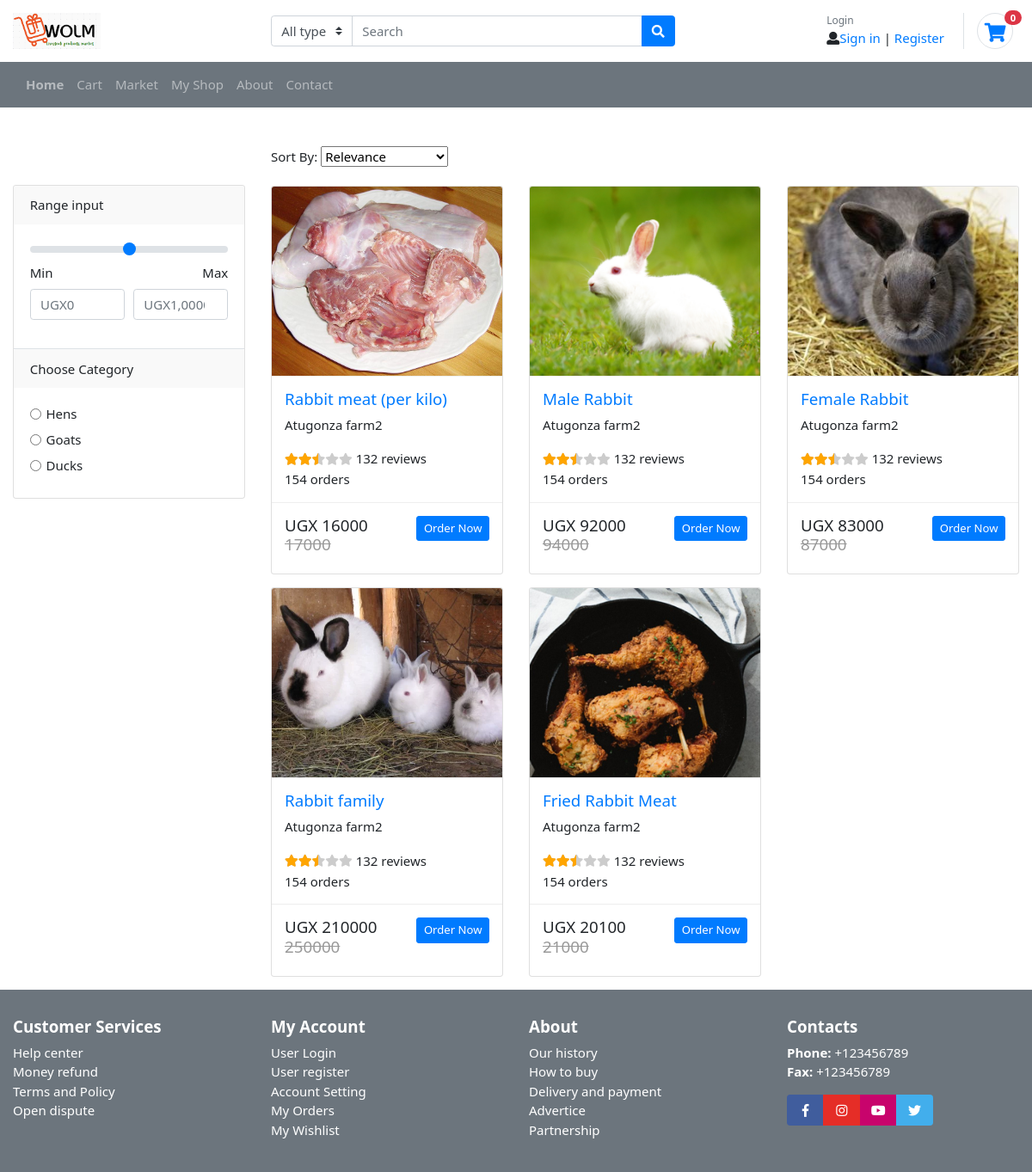
/rabbitsView/, run on the app's committed database.
### shop/models.py (models this page shows, shortened)
class Item(models.Model):
    title = models.CharField(max_length=100)
    price = models.IntegerField()
    discount_price = models.IntegerField(blank=True, null=True)
    category = models.CharField(choices=CATEGORY_CHOICES, max_length=10)
    slug = models.SlugField(blank=True, null=True)
    description = models.TextField()
    image = models.FileField()
    ratings = GenericRelation(Rating, related_query_name='queryset')
    saler = models.ForeignKey(
        'Farmer', related_name='saler', on_delete=models.SET_NULL, blank=True, null=True)
    def get_absolute_url(self):
        return reverse("shop:product", args=[str(self.pk)
        ])
    def get_add_to_cart_url(self):
        return reverse("shop:add_to_cart", args=[str(self.pk)])

class Farmer(models.Model):
    user = models.ForeignKey(settings.AUTH_USER_MODEL,
                             on_delete=models.CASCADE,default=1)
    firstname = models.CharField(max_length=100)
    lastname = models.CharField(max_length = 100)
    email = models.EmailField(default = None)
    farmname = models.CharField(max_length = 50)
    farmlocation = models.CharField(max_length = 100)
    phone = models.CharField(max_length = 10)
    def __str__(self):
        return self.farmname

### shop/views.py (the view)
# urls.py: path('rabbitsView/', views.rabbitsView.as_view(), name='rabbitsView'),
class rabbitsView(ListView):
    model = Item
    paginate_by = 12
    template_name = "mymarket2.html"
    item2=Item.objects.filter(category='Rabits')
    def get(self, request, *args, **kwargs):
        context = locals()
        context['item2'] = self.item2
        return render_to_response(self.template_name, context, RequestContext(request))

### shop/templatetags/cart_template_tags.py (called while the page is built)
@register.filter
def cart_item_count(user):
    if user.is_authenticated:
        qs = Order.objects.filter(user=user, ordered=False)
        if qs.exists():
            return qs[0].items.count()
    return 0

### shop/templates/shop/mymarket2.html (shortened to what this page needs)
{% extends "base.html" %}
{% load static %}
{% block content %}
            <div class="content-wraper pt-60 pb-60 pt-sm-30">
                <div class="container">
                    <div class="row">
                        <div class="col-lg-9 order-1 order-lg-2">
                            <div class="shop-top-bar mt-30">
                                <div class="product-select-box">
                                    <div class="product-short pb-4">
                                        Sort By:
                                        <select class="nice-select">
                                            <option value="trending">Relevance</option>
                                        </select>
                                    </div>
                                </div>
                            </div>
                            <div class="shop-products-wrapper">
                                <div class="tab-content">
                                    <div id="grid-view" class="tab-pane fade active show" role="tabpanel">
                                        <div class="product-area shop-product-area">
                                            <div class="row">
                                                    {% for item in item2 %}
                                                    <div class="col-lg-4 col-md-4 col-sm-6 mt-40">
                                                        <div class="item-slide">
                                                                <figure class="card card-product">
                                                                    <div class="img-wrap"><a href="{{ item.get_absolute_url }}"><img src="{{ item.image.url }}" class="img-fluid" style="height: 250px; width: 290px;"></a>
                                                                    </div>
                                                                    <figcaption class="info-wrap">
                                                                            <h5 class="title"><a href="{{ item.get_absolute_url }}">{{ item.title }}</a></h5>
                                                                            <p class="desc">{{ item.saler }}</p>
                                                                            <div class="rating-wrap">
                                                                                <ul class="rating-stars">
                                                                                    <li style="width:50%" class="stars-active">
                                                                                        <i class="fa fa-star"></i><i class="fa fa-star"></i><i class="fa fa-star"></i>
                                                                                    </li>
                                                                                    <li>
                                                                                        <i class="fa fa-star"></i><i class="fa fa-star"></i><i class="fa fa-star"></i><i class="fa fa-star"></i><i class="fa fa-star"></i>
                                                                                    </li>
                                                                                </ul>
                                                                                <div class="label-rating">132 reviews</div>
                                                                                <div class="label-rating">154 orders </div>
                                                                            </div>
                                                                    </figcaption>
                                                                    <div class="bottom-wrap">
                                                                        <a href="{{ item.get_add_to_cart_url }}" class="btn btn-sm btn-primary float-right">Order Now</a>
                                                                        <div class="price-wrap h5">
                                                                            {% if item.discount_price %}
                                                                            <span class="price-new">UGX {{ item.discount_price }}</span> <del class="price-old">{{ item.price }}</del>
                                                                            {% else %}
                                                                            <span class="price-new">UGX {{ item.price }}</span>
                                                                            {% endif %}
                                                                        </div>
                                                                    </div>
                                                                </figure>
                                                            </div>
                                                    </div>
                                                    {% endfor %}
                                            </div>
                                        </div>
                                    </div>
                                </div>
                            </div>
                        </div>
                        <div class="col-lg-3 order-2 order-lg-1">
                            <div class="sidebar-categores-box pt-5 mt-sm-30 mt-xs-30">
<div class="card">
	<article class="card-group-item">
		<header class="card-header">
			<h6 class="title">Range input </h6>
		</header>
			<div class="card-body">
			<input class="custom-range" min="0" max="100" name="" type="range">
			<div class="form-row">
			<div class="form-group col-md-6">
			  <label>Min</label>
			  <input type="number" class="form-control" id="inputEmail4" placeholder="UGX0">
			</div>
			<div class="form-group col-md-6 text-right">
			  <label>Max</label>
			  <input type="number" class="form-control" placeholder="UGX1,0000">
			</div>
			</div>
			</div>
	</article>
	<article class="card-group-item">
		<header class="card-header">
			<h6 class="title">Choose Category </h6>
		</header>
		<div class="card-body">
			<label class="form-check">
			  <input class="form-check-input" type="radio" name="exampleRadio" value="">
			  <span class="form-check-label">
			    Hens
			  </span>
			</label>
			<label class="form-check">
			  <input class="form-check-input" type="radio" name="exampleRadio" value="">
			  <span class="form-check-label">
			    Goats
			  </span>
			</label>
			<label class="form-check">
			  <input class="form-check-input" type="radio" name="exampleRadio" value="">
			  <span class="form-check-label">
			    Ducks
			  </span>
			</label>
		</div>
	</article>
</div>
                            </div>
                        </div>
                    </div>
                </div>
            </div>
{% endblock content %}

### shop/static/shop/css/ui.css (style rules this page uses)
html { font-size: 15px; }
.img-wrap { text-align: center; display: block; }
.img-wrap img { max-width: 100%; }
figure { margin-bottom: 0; }
article:after, .form-group:after { display: block; clear: both; content: ""; }
.card-product { margin-bottom: 1rem; }
.card-product:after { content: ""; display: table; clear: both; visibility: hidden; }
.card-product .img-wrap { border-radius: 0.2rem 0.2rem 0 0; overflow: hidden; position: relative; height: 220px; text-align: center; }
.card-product .img-wrap img { max-height: 100%; max-width: 100%; width: auto; display: inline-block; -o-object-fit: cover; object-fit: cover; }
.card-product .info-wrap { overflow: hidden; padding: 15px; border-top: 1px solid #eee; }
.card-product .bottom-wrap { padding: 15px; border-top: 1px solid #eee; }
.card-product .title { margin-top: 0; }
.card .img-wrap { overflow: hidden; }
.price-new, .price { margin-right: 5px; }
.price-old { color: #999; }
.card-header .title { margin-bottom: 0; line-height: 1.5; }
.card-group-item { border-bottom: 1px solid #dee2e6; }
.card-group-item .card-header { border-bottom: 0; background-color: #f9f9f9; }
.card-group-item:last-child { border-bottom: 0; }
.label-rating { margin-right: 10px; display: inline-block; vertical-align: middle; }
.rating-stars { margin-right: 10px; display: inline-block; vertical-align: middle; list-style: none; margin: 0; padding: 0; position: relative; line-height: 1; white-space: nowrap; clear: both; }
.rating-stars i { font-size: 14px; color: #ccc; display: inline; }
.rating-stars li { display: block; text-overflow: clip; white-space: nowrap; z-index: 1; }
.rating-stars li.stars-active { z-index: 2; position: absolute; top: 0; left: 0; overflow: hidden; }
.rating-stars li.stars-active i { color: orange; }

### data on the page
Item: image (picture), title "Rabbit meat (per kilo)", saler "Atugonza farm2", discount_price "16000", price "17000"
Item: image (picture), title "Male Rabbit", saler "Atugonza farm2", discount_price "92000", price "94000"
Item: image (picture), title "Female Rabbit", saler "Atugonza farm2", discount_price "83000", price "87000"
Item: image (picture), title "Rabbit family", saler "Atugonza farm2", discount_price "210000", price "250000"
Item: image (picture), title "Fried Rabbit Meat", saler "Atugonza farm2", discount_price "20100", price "21000"

### other printed values
{{ request.user|cart_item_count }} "0"
